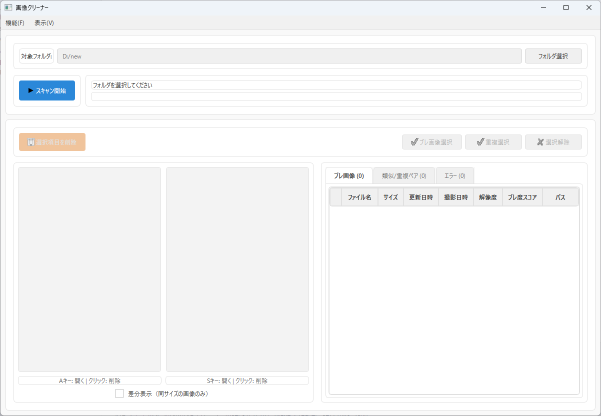
#> input picture スクリーンショット 2025-05-15 084047.png, 1202 x 832 px (shown at 1/2 size)
$ python -i ai-quality-assessment.py   (imports and definitions only)   (older library calls are emulated)
#> lines starting #> are read from the running program, lines starting #| are printed output that depends on the picture; after the words box and inside, x2 and y2 are one past the last pixel; in counts of white or black regions, pixels touching at a corner belong together
import os
import cv2
import numpy as np
from PyQt5.QtWidgets import (QWidget, QVBoxLayout, QHBoxLayout, QProgressBar,
                           QLabel, QPushButton, QTableWidget, QTableWidgetItem,
                           QHeaderView, QTabWidget, QScrollArea, QSizePolicy,
                           QGridLayout, QFrame, QCheckBox, QSlider)
from PyQt5.QtCore import Qt, QThread, pyqtSignal
from PyQt5.QtGui import QPixmap, QImage, QColor


class ImageQualityAssessor:
    """画像品質評価クラス"""

    def __init__(self, settings=None):
        """
        初期化関数

        Parameters:
        settings (dict): 評価の設定（重みなど）
        """
        self.settings = settings or {}

        # デフォルト設定
        self.default_settings = {
            'blur_threshold': 100.0,
            'exposure_weight': 1.0,
            'contrast_weight': 1.0,
            'noise_weight': 1.0,
            'composition_weight': 1.0,
            'sharpness_weight': 1.5,
            'check_blur': True,
            'check_exposure': True,
            'check_contrast': True,
            'check_noise': True,
            'check_composition': True
        }

        # 設定を初期化
        for key, value in self.default_settings.items():
            if key not in self.settings:
                self.settings[key] = value

    def assess_image(self, image_path):
        """
        画像の品質を評価

        Parameters:
        image_path (str): 評価する画像のパス

        Returns:
        dict: 評価結果
        """
#> called with image_path = 'スクリーンショット 2025-05-15 084047.png'
        try:
            # 画像を読み込み
            img = cv2.imread(str(image_path))
#> img is the input picture: shape (832, 1202, 3); mean B, G, R 247.3, 246.9, 246.5
            if img is None:
                return {"error": "画像を読み込めませんでした"}

            # 評価結果
            assessment = {}

            # シャープネス評価
            if self.settings['check_blur']:
                sharpness_score, sharpness_info = self.assess_sharpness(img)
                assessment['sharpness'] = {
                    'score': sharpness_score,
                    'info': sharpness_info
                }

            # 露出評価
            if self.settings['check_exposure']:
                exposure_score, exposure_info = self.assess_exposure(img)
                assessment['exposure'] = {
                    'score': exposure_score,
                    'info': exposure_info
                }

            # コントラスト評価
            if self.settings['check_contrast']:
                contrast_score, contrast_info = self.assess_contrast(img)
                assessment['contrast'] = {
                    'score': contrast_score,
                    'info': contrast_info
                }

            # ノイズ評価
            if self.settings['check_noise']:
                noise_score, noise_info = self.assess_noise(img)
                assessment['noise'] = {
                    'score': noise_score,
                    'info': noise_info
                }

            # 構図評価
            if self.settings['check_composition']:
                composition_score, composition_info = self.assess_composition(img)
                assessment['composition'] = {
                    'score': composition_score,
                    'info': composition_info
                }

            # 総合スコア計算
            overall_score = self.calculate_overall_score(assessment)

            # ファイル情報を追加
            file_info = {
                'filename': os.path.basename(image_path),
                'size': os.path.getsize(image_path) / 1024,  # KB
                'dimensions': f"{img.shape[1]}x{img.shape[0]}"
            }

            # 結果を返す
            return {
                'file_info': file_info,
                'assessment': assessment,
                'overall_score': overall_score
            }

        except Exception as e:
            return {"error": str(e)}

    def assess_sharpness(self, img):
        """
        シャープネス（ブレのなさ）を評価

        Parameters:
        img (numpy.ndarray): OpenCV形式の画像

        Returns:
        tuple: (スコア, 情報)
        """
        # グレースケールに変換
        gray = cv2.cvtColor(img, cv2.COLOR_BGR2GRAY)

        # ラプラシアン変換を適用
        laplacian = cv2.Laplacian(gray, cv2.CV_64F)
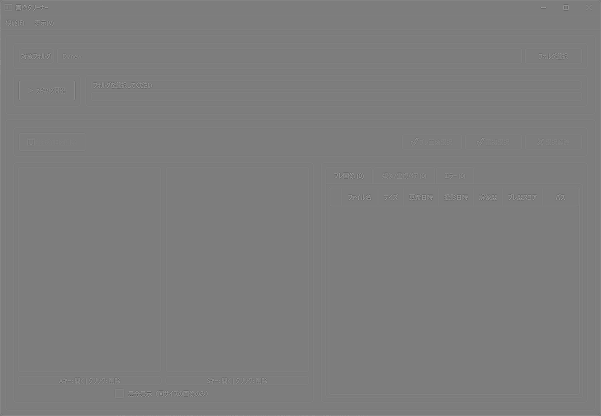
#> laplacian: shape (832, 1202) float64 (shown at 1/2 size); min -712, max 729, mean 0.4; drawn with min black and max white

        # 分散を計算
        variance = laplacian.var()
#> variance = 1086.5

        # スコアを計算（分散が大きいほどシャープ）
        # 値を0-10のスケールに変換
        threshold = self.settings['blur_threshold']
        score = min(10, variance / threshold * 10)
#> score = 10

        # 結果の情報
        info = {
            'variance': variance,
            'threshold': threshold,
            'is_blurry': variance < threshold
        }
#> info = {'variance': 1086.5, 'threshold': 100, 'is_blurry': False}
#> in assess_image, `sharpness_score, sharpness_info = self.assess_sharpness(img)`: sharpness_score = 10; sharpness_info has the same summary as info in assess_sharpness

        return score, info

    def assess_exposure(self, img):
        """
        露出を評価

        Parameters:
        img (numpy.ndarray): OpenCV形式の画像

        Returns:
        tuple: (スコア, 情報)
        """
        # 輝度ヒストグラムを計算
        gray = cv2.cvtColor(img, cv2.COLOR_BGR2GRAY)
        hist = cv2.calcHist([gray], [0], None, [256], [0, 256])
#> hist = 256 values, max 530407 at index 255, min 0 at index 1, mean 3906.5

        # 正規化
        hist = hist.flatten() / hist.sum()
#> hist = 256 values, max 0.53 at index 255, min 0 at index 1, mean 0.00391

        # 平均輝度
        mean_brightness = np.mean(gray)
#> mean_brightness = 246.8

        # 露出不足/過剰のチェック
        underexposed = np.sum(hist[:50]) > 0.5  # 暗い部分の比率が高い
#> underexposed = False
        overexposed = np.sum(hist[205:]) > 0.5  # 明るい部分の比率が高い
#> overexposed = True

        # スコア計算
        # 理想的な輝度は中央値（128）に近いほど良い
        score = 10 - abs(mean_brightness - 128) / 128 * 10
#> score = 0.717
        score = max(0, min(10, score))

        # 結果の情報
        info = {
            'mean_brightness': mean_brightness,
            'underexposed': underexposed,
            'overexposed': overexposed
        }
#> info = {'mean_brightness': 246.8, 'underexposed': False, 'overexposed': True}
#> in assess_image, `exposure_score, exposure_info = self.assess_exposure(img)`: exposure_score = 0.717; exposure_info has the same summary as info in assess_exposure

        return score, info

    def assess_contrast(self, img):
        """
        コントラストを評価

        Parameters:
        img (numpy.ndarray): OpenCV形式の画像

        Returns:
        tuple: (スコア, 情報)
        """
        # グレースケールに変換
        gray = cv2.cvtColor(img, cv2.COLOR_BGR2GRAY)

        # ヒストグラムを計算
        hist = cv2.calcHist([gray], [0], None, [256], [0, 256])
#> hist = 256 values, max 530407 at index 255, min 0 at index 1, mean 3906.5
        hist = hist.flatten() / hist.sum()
#> hist = 256 values, max 0.53 at index 255, min 0 at index 1, mean 0.00391

        # ヒストグラムの標準偏差を計算
        std_dev = np.sqrt(np.sum(((np.arange(256) - np.sum(np.arange(256) * hist)) ** 2) * hist))
#> std_dev = 17.16

        # コントラストスコアを計算（標準偏差が大きいほどコントラストが高い）
        # 理想的な標準偏差は60-80程度
        if std_dev < 30:
            score = std_dev / 30 * 5  # 低コントラスト
#> score = 2.86
        elif std_dev > 80:
            score = 10 - (std_dev - 80) / 50  # 高コントラスト（減点）
        else:
            score = 5 + (std_dev - 30) / 50 * 5  # 理想的な範囲

        score = max(0, min(10, score))

        # 結果の情報
        info = {
            'std_dev': std_dev,
            'low_contrast': std_dev < 30,
            'high_contrast': std_dev > 80
        }
#> info = {'std_dev': 17.16, 'low_contrast': True, 'high_contrast': False}
#> in assess_image, `contrast_score, contrast_info = self.assess_contrast(img)`: contrast_score = 2.86; contrast_info has the same summary as info in assess_contrast

        return score, info

    def assess_noise(self, img):
        """
        ノイズレベルを評価

        Parameters:
        img (numpy.ndarray): OpenCV形式の画像

        Returns:
        tuple: (スコア, 情報)
        """
        # 画像をグレースケールに変換
        gray = cv2.cvtColor(img, cv2.COLOR_BGR2GRAY)

        # ブラーフィルタを適用した画像
        blurred = cv2.GaussianBlur(gray, (5, 5), 0)

        # 元の画像との差分を計算（ノイズ + エッジ）
        noise_plus_edges = cv2.absdiff(gray, blurred)
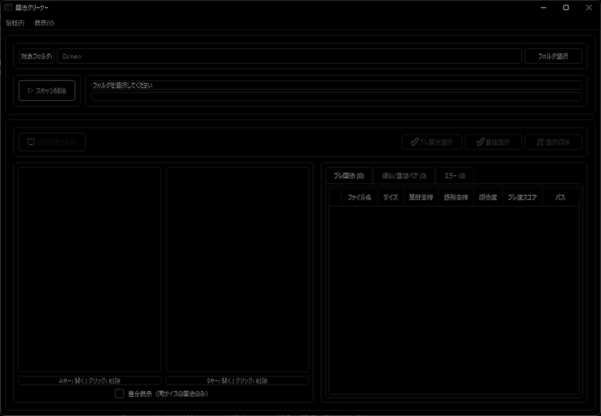
#> noise_plus_edges: shape (832, 1202) (shown at 1/2 size); min 0, max 180, mean 2.4

        # エッジ検出
        edges = cv2.Canny(blurred, 50, 150)
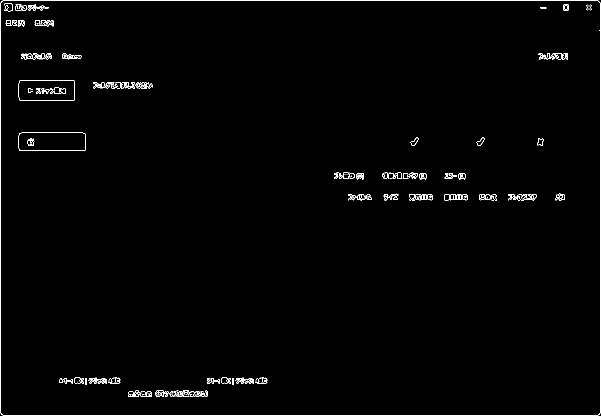
#> edges: shape (832, 1202) (shown at 1/2 size); 1.1% white in thin lines or dots

        # エッジ部分を除外
        kernel = np.ones((3, 3), np.uint8)
        dilated_edges = cv2.dilate(edges, kernel, iterations=1)
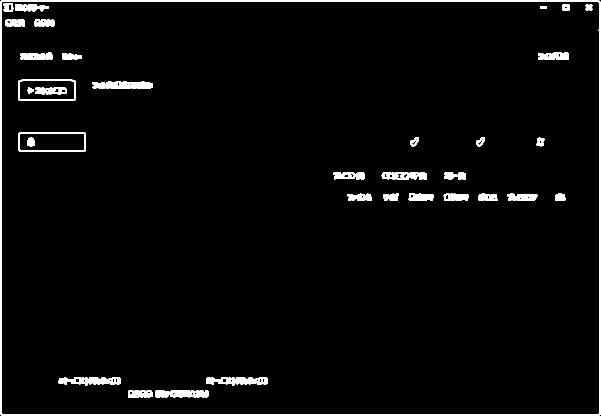
#> dilated_edges: shape (832, 1202) (shown at 1/2 size); 3.2% white; 45 white regions, largest, box (x1, y1, x2, y2) and area: (0, 0, 1202, 832) 12174, (185, 163, 306, 178) 1536, (310, 780, 417, 795) 1385
        mask = 255 - dilated_edges
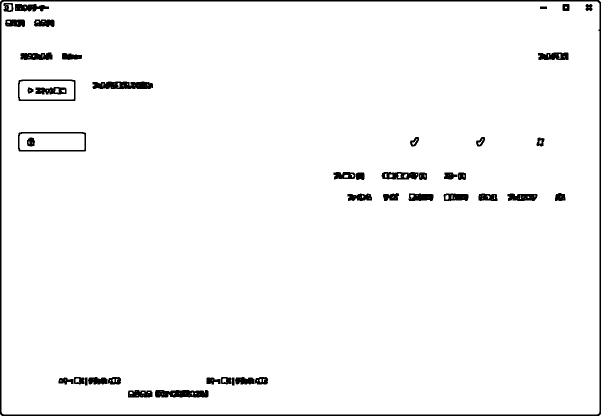
#> mask: shape (832, 1202) (shown at 1/2 size); 96.8% white; 45 black regions, largest, box (x1, y1, x2, y2) and area: (0, 0, 1202, 832) 12174, (185, 163, 306, 178) 1536, (310, 780, 417, 795) 1385

        # マスクを適用してエッジを除外したノイズ画像
        masked_noise = cv2.bitwise_and(noise_plus_edges, noise_plus_edges, mask=mask)

        # ノイズレベルを計算
        noise_level = np.mean(masked_noise)
#> noise_level = 1.41

        # スコアを計算（ノイズが少ないほど高スコア）
        score = 10 - noise_level / 10
#> score = 9.86
        score = max(0, min(10, score))

        # 結果の情報
        info = {
            'noise_level': noise_level,
            'is_noisy': noise_level > 5
        }
#> info = {'noise_level': 1.41, 'is_noisy': False}
#> in assess_image, `noise_score, noise_info = self.assess_noise(img)`: noise_score = 9.86; noise_info = {'noise_level': 1.41, 'is_noisy': False}

        return score, info

    def assess_composition(self, img):
        """
        構図を評価

        Parameters:
        img (numpy.ndarray): OpenCV形式の画像

        Returns:
        tuple: (スコア, 情報)
        """
        # グレースケールに変換
        gray = cv2.cvtColor(img, cv2.COLOR_BGR2GRAY)

        # 画像の幅と高さ
        height, width = gray.shape
#> height = 832; width = 1202

        # エッジ検出
        edges = cv2.Canny(gray, 50, 150)
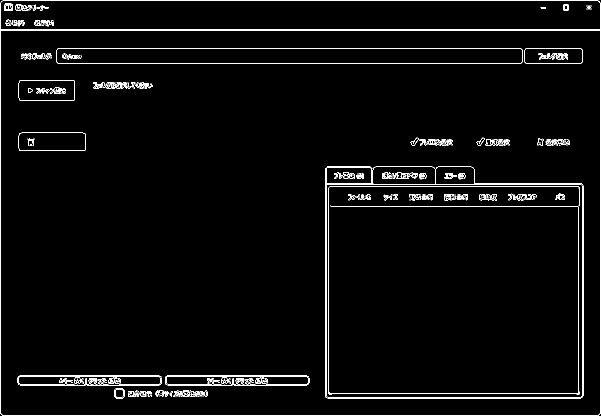
#> edges: shape (832, 1202) (shown at 1/2 size); 2.6% white in thin lines or dots

        # 三分割法のライン
        h1, h2 = height // 3, height * 2 // 3
#> h1 = 277; h2 = 554
        w1, w2 = width // 3, width * 2 // 3
#> w1 = 400; w2 = 801

        # 各領域のエッジピクセルをカウント
        regions = [
            edges[0:h1, 0:w1],          # 左上
            edges[0:h1, w1:w2],         # 上中央
            edges[0:h1, w2:width],      # 右上
            edges[h1:h2, 0:w1],         # 左中央
            edges[h1:h2, w1:w2],        # 中央
            edges[h1:h2, w2:width],     # 右中央
            edges[h2:height, 0:w1],     # 左下
            edges[h2:height, w1:w2],    # 下中央
            edges[h2:height, w2:width]  # 右下
        ]

        region_counts = [np.count_nonzero(region) for region in regions]
#> region_counts = [4612, 2005, 2718, 523, 2203, 4788, 3407, 2973, 2482]
        total_edges = sum(region_counts)
#> total_edges = 25711

        if total_edges == 0:
            # エッジが検出されない場合（単色画像など）
            return 5.0, {'rule_of_thirds': 0, 'balanced': False}

        # 三分割法のポイント（交点）におけるエッジの集中度
        intersection_regions = [
            edges[h1-10:h1+10, w1-10:w1+10],    # 左上の交点
            edges[h1-10:h1+10, w2-10:w2+10],    # 右上の交点
            edges[h2-10:h2+10, w1-10:w1+10],    # 左下の交点
            edges[h2-10:h2+10, w2-10:w2+10]     # 右下の交点
        ]

        intersection_counts = [np.count_nonzero(region) for region in intersection_regions]
#> intersection_counts = [0, 0, 0, 0]
        intersection_total = sum(intersection_counts)
#> intersection_total = 0

        # 三分割法のスコア計算
        rule_of_thirds = intersection_total / total_edges * 100
#> rule_of_thirds = 0

        # バランスチェック - 左右と上下のバランス
        left = region_counts[0] + region_counts[3] + region_counts[6]
#> left = 8542
        right = region_counts[2] + region_counts[5] + region_counts[8]
#> right = 9988
        top = region_counts[0] + region_counts[1] + region_counts[2]
#> top = 9335
        bottom = region_counts[6] + region_counts[7] + region_counts[8]
#> bottom = 8862

        balance_lr = 1 - abs(left - right) / total_edges
#> balance_lr = 0.944
        balance_tb = 1 - abs(top - bottom) / total_edges
#> balance_tb = 0.982
        balance = (balance_lr + balance_tb) / 2
#> balance = 0.963

        # スコア計算
        # 三分割法と全体のバランスを考慮
        score = (rule_of_thirds * 0.6 + balance * 100 * 0.4) / 10
#> score = 3.85
        score = max(0, min(10, score))

        # 結果の情報
        info = {
            'rule_of_thirds': rule_of_thirds,
            'balance': balance * 100,
            'balanced': balance > 0.7
        }
#> info = {'rule_of_thirds': 0, 'balance': 96.27, 'balanced': True}
#> in assess_image, `composition_score, composition_info = self.assess_composition(img)`: composition_score = 3.85; composition_info has the same summary as info in assess_composition

        return score, info

    def calculate_overall_score(self, assessment):
        """
        総合スコアを計算

        Parameters:
        assessment (dict): 各評価項目の結果

        Returns:
        float: 総合スコア（0-10）
        """
        total_score = 0
        total_weight = 0

        # 各評価項目のスコアを重み付けして合計
        if 'sharpness' in assessment:
            total_score += assessment['sharpness']['score'] * self.settings['sharpness_weight']
#> total_score = 15
            total_weight += self.settings['sharpness_weight']

        if 'exposure' in assessment:
            total_score += assessment['exposure']['score'] * self.settings['exposure_weight']
#> total_score = 15.72
            total_weight += self.settings['exposure_weight']

        if 'contrast' in assessment:
            total_score += assessment['contrast']['score'] * self.settings['contrast_weight']
#> total_score = 18.58
            total_weight += self.settings['contrast_weight']

        if 'noise' in assessment:
            total_score += assessment['noise']['score'] * self.settings['noise_weight']
#> total_score = 28.44
            total_weight += self.settings['noise_weight']

        if 'composition' in assessment:
            total_score += assessment['composition']['score'] * self.settings['composition_weight']
#> total_score = 32.29
            total_weight += self.settings['composition_weight']

        # 合計スコアを計算
        if total_weight > 0:
            overall_score = total_score / total_weight
#> overall_score = 5.87
        else:
            overall_score = 0

        return overall_score


# [45 lines that did not run here, left out]


class AIQualityAssessmentWidget(QWidget):
    """AI画質評価ウィジェット"""

    assessment_complete = pyqtSignal(dict)  # 評価完了シグナル

    # [166 lines left out: functions __init__, initUI, not called in this run]

    def update_setting(self, key, value):
        """設定を更新"""
        self.settings[key] = value

    # [298 lines left out: functions start_assessment, assess_current_image, update_progress, on_result_received, on_assessment_completed, generate_comment and 1 more, not called in this run]

    def get_results(self):
        """評価結果を取得"""
        return self.results

>>> result = ImageQualityAssessor().assess_image('スクリーンショット 2025-05-15 084047.png')
#> result = 3 items
